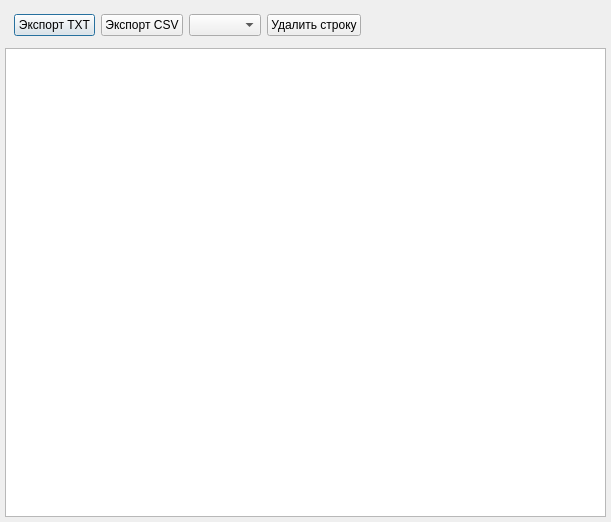
<?xml version="1.0" encoding="UTF-8"?>
<ui version="4.0">
 <class>DialogViewList</class>
 <widget class="QDialog" name="DialogViewList">
  <property name="geometry">
   <rect>
    <x>0</x>
    <y>0</y>
    <width>611</width>
    <height>522</height>
   </rect>
  </property>
  <property name="windowTitle">
   <string/>
  </property>
  <layout class="QVBoxLayout" name="verticalLayout">
   <property name="spacing">
    <number>3</number>
   </property>
   <property name="leftMargin">
    <number>5</number>
   </property>
   <property name="topMargin">
    <number>5</number>
   </property>
   <property name="rightMargin">
    <number>5</number>
   </property>
   <property name="bottomMargin">
    <number>5</number>
   </property>
   <item>
    <widget class="QWidget" name="widget" native="true">
     <layout class="QHBoxLayout" name="horizontalLayout">
      <item>
       <widget class="QPushButton" name="ButExport">
        <property name="text">
         <string>Экспорт TXT</string>
        </property>
       </widget>
      </item>
      <item>
       <widget class="QPushButton" name="ButExportCSV">
        <property name="text">
         <string>Экспорт CSV</string>
        </property>
       </widget>
      </item>
      <item>
       <widget class="QComboBox" name="comboCoding"/>
      </item>
      <item>
       <widget class="QPushButton" name="butDel">
        <property name="text">
         <string>Удалить строку</string>
        </property>
       </widget>
      </item>
      <item>
       <spacer name="horizontalSpacer">
        <property name="orientation">
         <enum>Qt::Horizontal</enum>
        </property>
        <property name="sizeHint" stdset="0">
         <size>
          <width>40</width>
          <height>20</height>
         </size>
        </property>
       </spacer>
      </item>
     </layout>
    </widget>
   </item>
   <item>
    <widget class="QTableView" name="tableList"/>
   </item>
  </layout>
 </widget>
 <resources/>
 <connections/>
</ui>
